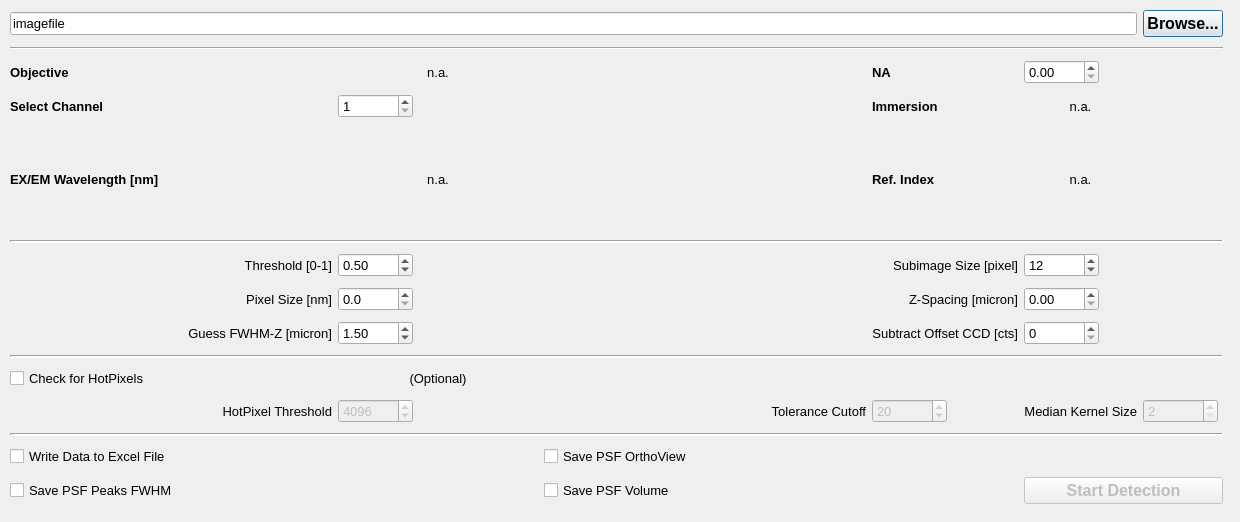
<?xml version="1.0" encoding="UTF-8"?>
<ui version="4.0">
 <class>PSF_XYZ_Dialog_BF</class>
 <widget class="QDialog" name="PSF_XYZ_Dialog_BF">
  <property name="geometry">
   <rect>
    <x>0</x>
    <y>0</y>
    <width>1240</width>
    <height>522</height>
   </rect>
  </property>
  <property name="sizePolicy">
   <sizepolicy hsizetype="Fixed" vsizetype="Fixed">
    <horstretch>0</horstretch>
    <verstretch>0</verstretch>
   </sizepolicy>
  </property>
  <property name="font">
   <font>
    <pointsize>10</pointsize>
   </font>
  </property>
  <property name="windowTitle">
   <string>PSF-XYZ Automatic Detection BF V2.0</string>
  </property>
  <widget class="QWidget" name="layoutWidget">
   <property name="geometry">
    <rect>
     <x>10</x>
     <y>10</y>
     <width>1213</width>
     <height>494</height>
    </rect>
   </property>
   <layout class="QGridLayout" name="gridLayout">
    <property name="horizontalSpacing">
     <number>6</number>
    </property>
    <property name="verticalSpacing">
     <number>10</number>
    </property>
    <item row="10" column="0">
     <widget class="QCheckBox" name="check_hotpixel">
      <property name="enabled">
       <bool>true</bool>
      </property>
      <property name="font">
       <font>
        <weight>50</weight>
        <bold>false</bold>
       </font>
      </property>
      <property name="text">
       <string>Check for HotPixels</string>
      </property>
     </widget>
    </item>
    <item row="14" column="0">
     <widget class="QCheckBox" name="checkBox_SavePeaks">
      <property name="text">
       <string>Save PSF Peaks FWHM</string>
      </property>
     </widget>
    </item>
    <item row="3" column="0">
     <widget class="QLabel" name="label_channel">
      <property name="font">
       <font>
        <weight>75</weight>
        <bold>true</bold>
       </font>
      </property>
      <property name="text">
       <string>Select Channel</string>
      </property>
     </widget>
    </item>
    <item row="2" column="3">
     <widget class="QLabel" name="label_objNA">
      <property name="font">
       <font>
        <weight>75</weight>
        <bold>true</bold>
       </font>
      </property>
      <property name="text">
       <string>NA</string>
      </property>
     </widget>
    </item>
    <item row="3" column="1">
     <widget class="QSpinBox" name="SpinBox_channel">
      <property name="enabled">
       <bool>true</bool>
      </property>
      <property name="sizePolicy">
       <sizepolicy hsizetype="Fixed" vsizetype="Fixed">
        <horstretch>0</horstretch>
        <verstretch>0</verstretch>
       </sizepolicy>
      </property>
      <property name="minimumSize">
       <size>
        <width>75</width>
        <height>0</height>
       </size>
      </property>
      <property name="minimum">
       <number>1</number>
      </property>
      <property name="maximum">
       <number>6</number>
      </property>
     </widget>
    </item>
    <item row="4" column="1">
     <widget class="QLabel" name="ExEm_text">
      <property name="text">
       <string>n.a.</string>
      </property>
      <property name="alignment">
       <set>Qt::AlignCenter</set>
      </property>
     </widget>
    </item>
    <item row="5" column="0" colspan="6">
     <widget class="Line" name="line_4">
      <property name="lineWidth">
       <number>2</number>
      </property>
      <property name="orientation">
       <enum>Qt::Horizontal</enum>
      </property>
     </widget>
    </item>
    <item row="2" column="4">
     <widget class="QDoubleSpinBox" name="SpinBox_NA">
      <property name="sizePolicy">
       <sizepolicy hsizetype="Fixed" vsizetype="Fixed">
        <horstretch>0</horstretch>
        <verstretch>0</verstretch>
       </sizepolicy>
      </property>
      <property name="minimumSize">
       <size>
        <width>75</width>
        <height>0</height>
       </size>
      </property>
      <property name="minimum">
       <double>0.000000000000000</double>
      </property>
      <property name="maximum">
       <double>1.700000000000000</double>
      </property>
      <property name="singleStep">
       <double>0.010000000000000</double>
      </property>
      <property name="value">
       <double>0.000000000000000</double>
      </property>
     </widget>
    </item>
    <item row="0" column="0" colspan="5">
     <widget class="QLineEdit" name="text_filename">
      <property name="enabled">
       <bool>true</bool>
      </property>
      <property name="text">
       <string>imagefile</string>
      </property>
     </widget>
    </item>
    <item row="0" column="5">
     <widget class="QPushButton" name="OpenFile">
      <property name="font">
       <font>
        <pointsize>12</pointsize>
        <weight>75</weight>
        <bold>true</bold>
       </font>
      </property>
      <property name="text">
       <string>Browse...</string>
      </property>
     </widget>
    </item>
    <item row="2" column="0">
     <widget class="QLabel" name="label_objname">
      <property name="font">
       <font>
        <weight>75</weight>
        <bold>true</bold>
       </font>
      </property>
      <property name="text">
       <string>Objective</string>
      </property>
     </widget>
    </item>
    <item row="6" column="0">
     <widget class="QLabel" name="label_threshold">
      <property name="font">
       <font>
        <weight>50</weight>
        <bold>false</bold>
       </font>
      </property>
      <property name="toolTip">
       <string>Threshold used to identify the peaks.</string>
      </property>
      <property name="text">
       <string>Threshold [0-1]</string>
      </property>
      <property name="alignment">
       <set>Qt::AlignRight|Qt::AlignTrailing|Qt::AlignVCenter</set>
      </property>
     </widget>
    </item>
    <item row="6" column="1">
     <widget class="QDoubleSpinBox" name="SpinBox_threshold">
      <property name="sizePolicy">
       <sizepolicy hsizetype="Fixed" vsizetype="Fixed">
        <horstretch>0</horstretch>
        <verstretch>0</verstretch>
       </sizepolicy>
      </property>
      <property name="minimumSize">
       <size>
        <width>75</width>
        <height>0</height>
       </size>
      </property>
      <property name="toolTip">
       <string/>
      </property>
      <property name="maximum">
       <double>1.000000000000000</double>
      </property>
      <property name="singleStep">
       <double>0.010000000000000</double>
      </property>
      <property name="value">
       <double>0.500000000000000</double>
      </property>
     </widget>
    </item>
    <item row="7" column="0">
     <widget class="QLabel" name="label_pixsize">
      <property name="toolTip">
       <string>Pixel Size in image plane.</string>
      </property>
      <property name="text">
       <string>Pixel Size [nm]</string>
      </property>
      <property name="alignment">
       <set>Qt::AlignRight|Qt::AlignTrailing|Qt::AlignVCenter</set>
      </property>
     </widget>
    </item>
    <item row="7" column="1">
     <widget class="QDoubleSpinBox" name="SpinBox_pixsize">
      <property name="enabled">
       <bool>true</bool>
      </property>
      <property name="sizePolicy">
       <sizepolicy hsizetype="Fixed" vsizetype="Fixed">
        <horstretch>0</horstretch>
        <verstretch>0</verstretch>
       </sizepolicy>
      </property>
      <property name="minimumSize">
       <size>
        <width>75</width>
        <height>0</height>
       </size>
      </property>
      <property name="toolTip">
       <string/>
      </property>
      <property name="decimals">
       <number>1</number>
      </property>
      <property name="minimum">
       <double>0.000000000000000</double>
      </property>
      <property name="maximum">
       <double>1000.000000000000000</double>
      </property>
      <property name="singleStep">
       <double>1.000000000000000</double>
      </property>
      <property name="value">
       <double>0.000000000000000</double>
      </property>
     </widget>
    </item>
    <item row="8" column="0">
     <widget class="QLabel" name="label_guess_fwhmz">
      <property name="toolTip">
       <string>Guess for FWHM-Z used tfor the Gauss Fit.</string>
      </property>
      <property name="text">
       <string>Guess FWHM-Z [micron]</string>
      </property>
      <property name="alignment">
       <set>Qt::AlignRight|Qt::AlignTrailing|Qt::AlignVCenter</set>
      </property>
     </widget>
    </item>
    <item row="8" column="1">
     <widget class="QDoubleSpinBox" name="SpinBox_guess_fwhmz">
      <property name="sizePolicy">
       <sizepolicy hsizetype="Fixed" vsizetype="Fixed">
        <horstretch>0</horstretch>
        <verstretch>0</verstretch>
       </sizepolicy>
      </property>
      <property name="minimumSize">
       <size>
        <width>75</width>
        <height>0</height>
       </size>
      </property>
      <property name="toolTip">
       <string/>
      </property>
      <property name="decimals">
       <number>2</number>
      </property>
      <property name="minimum">
       <double>0.100000000000000</double>
      </property>
      <property name="maximum">
       <double>5.000000000000000</double>
      </property>
      <property name="singleStep">
       <double>0.100000000000000</double>
      </property>
      <property name="value">
       <double>1.500000000000000</double>
      </property>
     </widget>
    </item>
    <item row="7" column="4">
     <widget class="QDoubleSpinBox" name="SpinBox_zspacing">
      <property name="enabled">
       <bool>true</bool>
      </property>
      <property name="sizePolicy">
       <sizepolicy hsizetype="Fixed" vsizetype="Fixed">
        <horstretch>0</horstretch>
        <verstretch>0</verstretch>
       </sizepolicy>
      </property>
      <property name="minimumSize">
       <size>
        <width>75</width>
        <height>0</height>
       </size>
      </property>
      <property name="minimum">
       <double>0.000000000000000</double>
      </property>
      <property name="maximum">
       <double>5.000000000000000</double>
      </property>
      <property name="singleStep">
       <double>0.002500000000000</double>
      </property>
      <property name="value">
       <double>0.000000000000000</double>
      </property>
     </widget>
    </item>
    <item row="13" column="0">
     <widget class="QCheckBox" name="writexls">
      <property name="enabled">
       <bool>true</bool>
      </property>
      <property name="text">
       <string>Write Data to Excel File</string>
      </property>
     </widget>
    </item>
    <item row="1" column="0" colspan="6">
     <widget class="Line" name="line_3">
      <property name="orientation">
       <enum>Qt::Horizontal</enum>
      </property>
     </widget>
    </item>
    <item row="4" column="0">
     <widget class="QLabel" name="label_ExEm">
      <property name="font">
       <font>
        <weight>75</weight>
        <bold>true</bold>
       </font>
      </property>
      <property name="text">
       <string>EX/EM Wavelength [nm]</string>
      </property>
     </widget>
    </item>
    <item row="2" column="1">
     <widget class="QLabel" name="objname_text">
      <property name="sizePolicy">
       <sizepolicy hsizetype="Fixed" vsizetype="Preferred">
        <horstretch>0</horstretch>
        <verstretch>0</verstretch>
       </sizepolicy>
      </property>
      <property name="minimumSize">
       <size>
        <width>200</width>
        <height>0</height>
       </size>
      </property>
      <property name="text">
       <string>n.a.</string>
      </property>
      <property name="alignment">
       <set>Qt::AlignCenter</set>
      </property>
     </widget>
    </item>
    <item row="6" column="4">
     <widget class="QSpinBox" name="SpinBox_subimage_size">
      <property name="sizePolicy">
       <sizepolicy hsizetype="Fixed" vsizetype="Fixed">
        <horstretch>0</horstretch>
        <verstretch>0</verstretch>
       </sizepolicy>
      </property>
      <property name="minimumSize">
       <size>
        <width>75</width>
        <height>0</height>
       </size>
      </property>
      <property name="minimum">
       <number>5</number>
      </property>
      <property name="maximum">
       <number>30</number>
      </property>
      <property name="value">
       <number>12</number>
      </property>
     </widget>
    </item>
    <item row="8" column="4">
     <widget class="QSpinBox" name="SpinBox_offset">
      <property name="sizePolicy">
       <sizepolicy hsizetype="Fixed" vsizetype="Fixed">
        <horstretch>0</horstretch>
        <verstretch>0</verstretch>
       </sizepolicy>
      </property>
      <property name="minimumSize">
       <size>
        <width>75</width>
        <height>0</height>
       </size>
      </property>
      <property name="minimum">
       <number>0</number>
      </property>
      <property name="maximum">
       <number>50000</number>
      </property>
      <property name="value">
       <number>0</number>
      </property>
     </widget>
    </item>
    <item row="13" column="2">
     <widget class="QCheckBox" name="checkBox_SaveOrthoView">
      <property name="text">
       <string>Save PSF OrthoView</string>
      </property>
     </widget>
    </item>
    <item row="14" column="2">
     <widget class="QCheckBox" name="checkBox_SavePSFVolume">
      <property name="text">
       <string>Save PSF Volume</string>
      </property>
     </widget>
    </item>
    <item row="14" column="4" colspan="2">
     <widget class="QPushButton" name="pushButton_StartCalc">
      <property name="enabled">
       <bool>false</bool>
      </property>
      <property name="font">
       <font>
        <pointsize>12</pointsize>
        <weight>75</weight>
        <bold>true</bold>
       </font>
      </property>
      <property name="text">
       <string>Start Detection</string>
      </property>
     </widget>
    </item>
    <item row="3" column="3">
     <widget class="QLabel" name="label_Immersion">
      <property name="font">
       <font>
        <weight>75</weight>
        <bold>true</bold>
       </font>
      </property>
      <property name="text">
       <string>Immersion</string>
      </property>
      <property name="alignment">
       <set>Qt::AlignLeading|Qt::AlignLeft|Qt::AlignVCenter</set>
      </property>
     </widget>
    </item>
    <item row="3" column="4">
     <widget class="QLabel" name="immersion_text">
      <property name="text">
       <string>n.a.</string>
      </property>
      <property name="alignment">
       <set>Qt::AlignCenter</set>
      </property>
     </widget>
    </item>
    <item row="4" column="3">
     <widget class="QLabel" name="label_RI">
      <property name="font">
       <font>
        <weight>75</weight>
        <bold>true</bold>
       </font>
      </property>
      <property name="text">
       <string>Ref. Index</string>
      </property>
      <property name="alignment">
       <set>Qt::AlignLeading|Qt::AlignLeft|Qt::AlignVCenter</set>
      </property>
     </widget>
    </item>
    <item row="4" column="4">
     <widget class="QLabel" name="ri_text">
      <property name="text">
       <string>n.a.</string>
      </property>
      <property name="alignment">
       <set>Qt::AlignCenter</set>
      </property>
     </widget>
    </item>
    <item row="12" column="0" colspan="6">
     <widget class="Line" name="line_5">
      <property name="lineWidth">
       <number>2</number>
      </property>
      <property name="orientation">
       <enum>Qt::Horizontal</enum>
      </property>
     </widget>
    </item>
    <item row="9" column="0" colspan="6">
     <widget class="Line" name="line_2">
      <property name="lineWidth">
       <number>2</number>
      </property>
      <property name="orientation">
       <enum>Qt::Horizontal</enum>
      </property>
     </widget>
    </item>
    <item row="11" column="1">
     <widget class="QDoubleSpinBox" name="SpinBox_hotpix_thresh">
      <property name="enabled">
       <bool>false</bool>
      </property>
      <property name="sizePolicy">
       <sizepolicy hsizetype="Fixed" vsizetype="Fixed">
        <horstretch>0</horstretch>
        <verstretch>0</verstretch>
       </sizepolicy>
      </property>
      <property name="minimumSize">
       <size>
        <width>75</width>
        <height>0</height>
       </size>
      </property>
      <property name="toolTip">
       <string/>
      </property>
      <property name="decimals">
       <number>0</number>
      </property>
      <property name="minimum">
       <double>255.000000000000000</double>
      </property>
      <property name="maximum">
       <double>65535.000000000000000</double>
      </property>
      <property name="singleStep">
       <double>1.000000000000000</double>
      </property>
      <property name="value">
       <double>4096.000000000000000</double>
      </property>
     </widget>
    </item>
    <item row="11" column="0">
     <widget class="QLabel" name="label_hotpixel_threshold">
      <property name="toolTip">
       <string>Size of subimage which is cut out to apply the 2D Gauss Fit.</string>
      </property>
      <property name="text">
       <string>HotPixel Threshold</string>
      </property>
      <property name="alignment">
       <set>Qt::AlignRight|Qt::AlignTrailing|Qt::AlignVCenter</set>
      </property>
     </widget>
    </item>
    <item row="11" column="2">
     <widget class="QLabel" name="label_tolerance">
      <property name="toolTip">
       <string>Size of subimage which is cut out to apply the 2D Gauss Fit.</string>
      </property>
      <property name="text">
       <string>Tolerance Cutoff</string>
      </property>
      <property name="alignment">
       <set>Qt::AlignRight|Qt::AlignTrailing|Qt::AlignVCenter</set>
      </property>
     </widget>
    </item>
    <item row="11" column="3">
     <widget class="QDoubleSpinBox" name="SpinBox_tolerance">
      <property name="enabled">
       <bool>false</bool>
      </property>
      <property name="sizePolicy">
       <sizepolicy hsizetype="Fixed" vsizetype="Fixed">
        <horstretch>0</horstretch>
        <verstretch>0</verstretch>
       </sizepolicy>
      </property>
      <property name="minimumSize">
       <size>
        <width>75</width>
        <height>0</height>
       </size>
      </property>
      <property name="toolTip">
       <string/>
      </property>
      <property name="decimals">
       <number>0</number>
      </property>
      <property name="minimum">
       <double>1.000000000000000</double>
      </property>
      <property name="maximum">
       <double>100.000000000000000</double>
      </property>
      <property name="singleStep">
       <double>1.000000000000000</double>
      </property>
      <property name="value">
       <double>20.000000000000000</double>
      </property>
     </widget>
    </item>
    <item row="11" column="4">
     <widget class="QLabel" name="label_kernelsize">
      <property name="toolTip">
       <string>Size of subimage which is cut out to apply the 2D Gauss Fit.</string>
      </property>
      <property name="text">
       <string>Median Kernel Size</string>
      </property>
      <property name="alignment">
       <set>Qt::AlignRight|Qt::AlignTrailing|Qt::AlignVCenter</set>
      </property>
     </widget>
    </item>
    <item row="11" column="5">
     <widget class="QDoubleSpinBox" name="SpinBox_kernelsize">
      <property name="enabled">
       <bool>false</bool>
      </property>
      <property name="sizePolicy">
       <sizepolicy hsizetype="Fixed" vsizetype="Fixed">
        <horstretch>0</horstretch>
        <verstretch>0</verstretch>
       </sizepolicy>
      </property>
      <property name="minimumSize">
       <size>
        <width>75</width>
        <height>0</height>
       </size>
      </property>
      <property name="toolTip">
       <string/>
      </property>
      <property name="decimals">
       <number>0</number>
      </property>
      <property name="minimum">
       <double>2.000000000000000</double>
      </property>
      <property name="maximum">
       <double>15.000000000000000</double>
      </property>
      <property name="singleStep">
       <double>1.000000000000000</double>
      </property>
      <property name="value">
       <double>2.000000000000000</double>
      </property>
     </widget>
    </item>
    <item row="6" column="3">
     <widget class="QLabel" name="label_subimage_size">
      <property name="toolTip">
       <string>Size of subimage which is cut out to apply the 2D Gauss Fit.</string>
      </property>
      <property name="text">
       <string>Subimage Size [pixel]</string>
      </property>
      <property name="alignment">
       <set>Qt::AlignRight|Qt::AlignTrailing|Qt::AlignVCenter</set>
      </property>
     </widget>
    </item>
    <item row="7" column="3">
     <widget class="QLabel" name="zspacing">
      <property name="toolTip">
       <string>Distance between 2 focal planes.</string>
      </property>
      <property name="text">
       <string>Z-Spacing [micron]</string>
      </property>
      <property name="alignment">
       <set>Qt::AlignRight|Qt::AlignTrailing|Qt::AlignVCenter</set>
      </property>
     </widget>
    </item>
    <item row="8" column="3">
     <widget class="QLabel" name="label_offset">
      <property name="toolTip">
       <string>Size of subimage which is cut out to apply the 2D Gauss Fit.</string>
      </property>
      <property name="text">
       <string>Subtract Offset CCD [cts]</string>
      </property>
      <property name="alignment">
       <set>Qt::AlignRight|Qt::AlignTrailing|Qt::AlignVCenter</set>
      </property>
     </widget>
    </item>
    <item row="10" column="1">
     <widget class="QLabel" name="label_hotpixel_option">
      <property name="toolTip">
       <string>Size of subimage which is cut out to apply the 2D Gauss Fit.</string>
      </property>
      <property name="text">
       <string>(Optional)</string>
      </property>
      <property name="alignment">
       <set>Qt::AlignCenter</set>
      </property>
     </widget>
    </item>
   </layout>
  </widget>
 </widget>
 <resources/>
 <connections/>
</ui>
